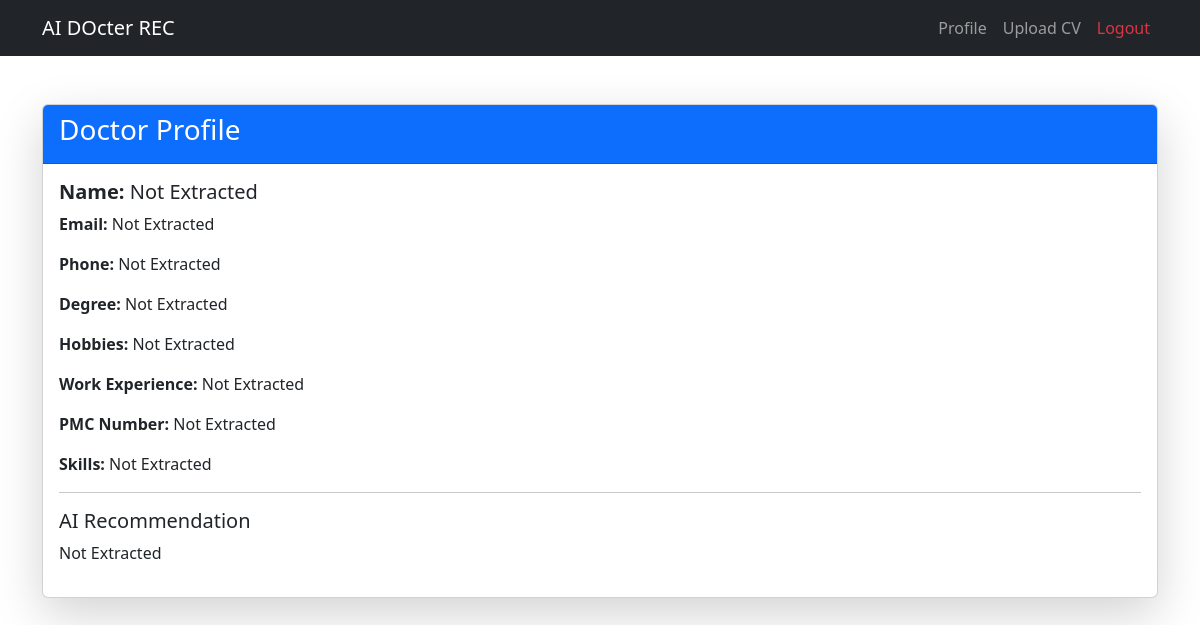
The app's page /profile/2/ (signed in) with its own data.
### resume/models.py (models this page shows, shortened)
class Profile(models.Model):
    user = models.OneToOneField(User, on_delete=models.CASCADE, related_name='profile')
    cv_file = models.FileField(upload_to='cvs/', null=True, blank=True)
    name = models.CharField(max_length=255, null=True, blank=True)
    email = models.EmailField(null=True, blank=True)
    phone = models.CharField(max_length=20, null=True, blank=True)
    degree = models.CharField(max_length=255, null=True, blank=True)
    hobbies = models.TextField(null=True, blank=True)
    work_experience = models.TextField(null=True, blank=True)
    skills = models.ManyToManyField('Skill', blank=True)
    pmc_number = models.CharField(max_length=20, null=True, blank=True)
    ai_recommendation = models.TextField(null=True, blank=True)
    isverified = models.BooleanField(null=True,default=False)

class Skill(models.Model):
    name = models.CharField(max_length=255, unique=True)
    def __str__(self):
        return self.name

### resume/views.py (the view)
# urls.py: path('profile/<int:user_id>/', profile_view, name='profile'),
@login_required
def profile_view(request, user_id):
    user = get_object_or_404(User, id=user_id)
    profile = get_object_or_404(Profile, user=user)
    return render(request, 'resume/profile.html', {
        'profile': profile
    })

### resume/templates/resume/profile.html (shortened to what this page needs)
<!DOCTYPE html>
<html lang="en">
<head>
    <link href="https://cdn.jsdelivr.net/npm/bootstrap@5.3.0/dist/css/bootstrap.min.css" rel="stylesheet">
</head>
<body>
    <nav class="navbar navbar-expand-lg navbar-dark bg-dark">
        <div class="container">
            <a class="navbar-brand" href="{% url 'home' %}">AI DOcter REC</a>
            <div class="collapse navbar-collapse" id="navbarNav">
                <ul class="navbar-nav ms-auto">
                    <li class="nav-item">
                        <a class="nav-link" href="{% url 'profile' user_id=profile.user.id %}">Profile</a>
                    </li>
                    <li class="nav-item">
                        <a class="nav-link" href="{% url 'update_cv' %}">Upload CV</a>
                    </li>
                    <li class="nav-item">
                        <a class="nav-link text-danger" href="{% url 'logout' %}">Logout</a>
                    </li>
                </ul>
            </div>
        </div>
    </nav>
    <div class="container mt-5">
        <div class="card shadow-lg">
            <div class="card-header bg-primary text-white">
                <h3>Doctor Profile</h3>
            </div>
            <div class="card-body">
                <h5><strong>Name:</strong> {{ profile.name }}</h5>
                <p><strong>Email:</strong> {{ profile.email }}</p>
                <p><strong>Phone:</strong> {{ profile.phone }}</p>
                <p><strong>Degree:</strong> {{ profile.degree }}</p>
                <p><strong>Hobbies:</strong> {{ profile.hobbies }}</p>
                <p><strong>Work Experience:</strong> {{ profile.work_experience }}</p>
                <p><strong>PMC Number:</strong> {{ profile.pmc_number }}</p>
                <p><strong>Skills:</strong> {{ profile.skills.all|join:", " }}</p>
                <hr>
                <h5>AI Recommendation</h5>
                <p>{{ profile.ai_recommendation }}</p>
            </div>
        </div>
    </div>
</body>
</html>

### records on screen
Profile: name "Not Extracted", email "Not Extracted", phone "Not Extracted", degree "Not Extracted", hobbies "Not Extracted", work_experience "Not Extracted", pmc_number "Not Extracted", skills.all "Not Extracted", ai_recommendation "Not Extracted"
